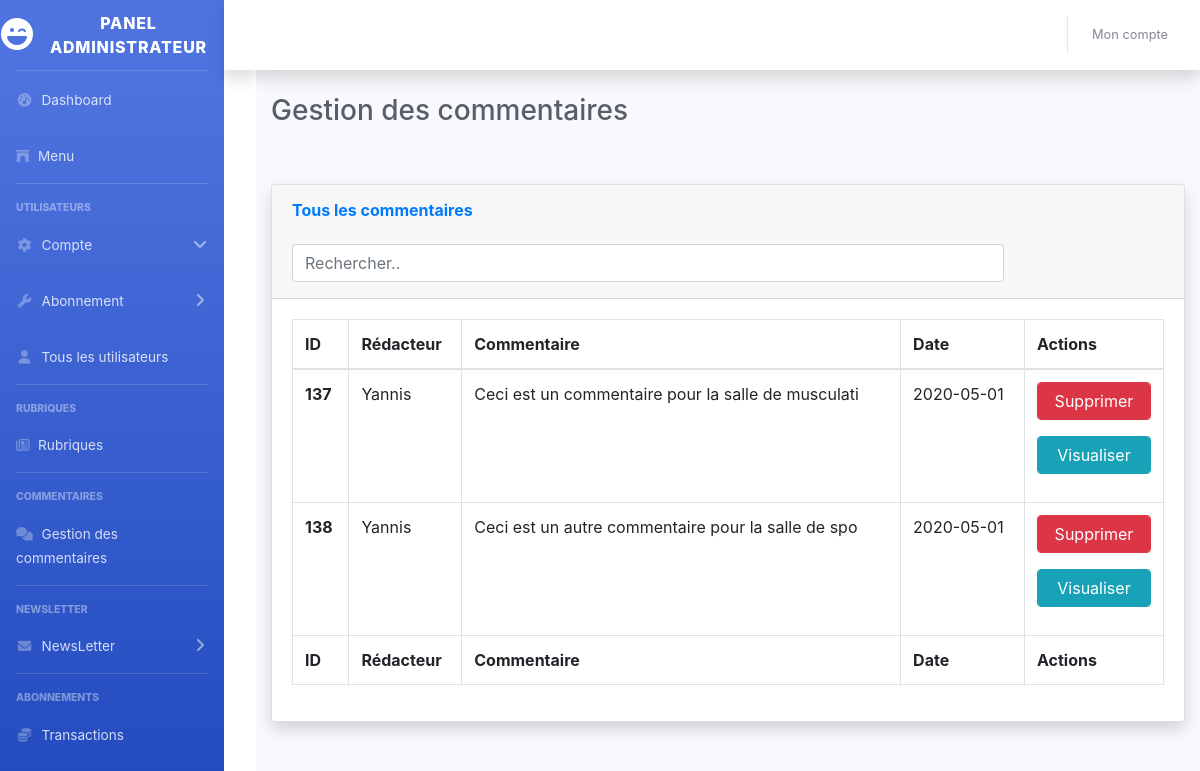
/BO/public/index.php?cas=BO_Comments&action=ViewComments (signed in), run on the app's committed database.
### tables this page shows
CREATE TABLE `commentaires` (
  `idCommentaire` int(11) NOT NULL,
  `redacteurCommentaire` varchar(40) NOT NULL,
  `contenuCommentaire` text NOT NULL,
  `dateCommentaire` date NOT NULL DEFAULT current_timestamp()
);

### BO/Views/View_BO_Comments.php (called while the page is built, shortened)
<?php
class View_BO_Comments implements Views_interface
{
    private function __construct(array $comments){
        $this->comments = $comments;
    }
    public function getPageContent(): string{
        return include '../public/templates/comments/comments.php';
    }
}

### BO/Views/View.php (called while the page is built, shortened)
<?php
class View{
    public $body;
    private static $_instance = null;
    public function getContent(): string{
        $str = include 'header_html.php';
        $str .= View_BO_Menu::getInstance()->getPageContent();
        $str .= isset($this->body) ? $this->body->getPageContent() : '';
        $str .= View_BO_Footer::getInstance()->getPageContent();
        $str .= include 'footer_html.php';
        return substr($str, (strlen($str)), -1);
    }
    public static function getInstance(): View {
        self::$_instance = is_null(self::$_instance) ? new View() : self::$_instance;
        return self::$_instance;
    }
}

### BO/Models/Database_Comments.php (called while the page is built, shortened)
<?php
class Database_Comments extends Database{
    private PDO $pdo;
    private static $_instance = null;
    private function __construct(){
        $this->pdo = parent::getInstance()->getPDO();
    }
    public function getComments(){
        $req = $this->pdo->prepare('SELECT * FROM commentaires ORDER BY dateCommentaire DESC');
        $req->execute();
        return $req->fetchAll(PDO::FETCH_ASSOC);
    }
    public static function getInstance(): Database_Comments {
        self::$_instance = is_null(self::$_instance) ? new Database_Comments() : self::$_instance;
        return self::$_instance;
    }
}

### BO/Models/Database.php (called while the page is built, shortened)
<?php
class Database
{
    private PDO $pdo;
    private string $dbhost = "";
    private string $dbname = "";
    private string $username = "";
    private string $password = "";
    private static $_instance = null;
    private function __construct(){
        try {
            $this->pdo = new PDO("mysql:host={$this->dbhost};dbname={$this->dbname};", $this->username, $this->password);
        }catch (\Exception $e){
            die('Erreur : Impossible de créer l\'objet PDO');
        }
    }
    public function getPDO(){
        return $this->pdo;
    }
    public static function getInstance(): Database {
        self::$_instance = is_null(self::$_instance) ? new Database() : self::$_instance;
        return self::$_instance;
    }
}

### BO/Models/Comments/Comments.php (called while the page is built, shortened)
<?php
class Comments{
    private static $_instance = null;
    public function getComments(): array {
        return Database_Comments::getInstance()->getComments();
    }
    public static function getInstance(): Comments {
        self::$_instance = is_null(self::$_instance) ? new Comments() : self::$_instance;
        return self::$_instance;
    }
}

### BO/Controlers/Controler_BO_Comments.php (called while the page is built, shortened)
<?php
$view->body = View_BO_Comments::getInstance(Comments::getInstance()->getComments());

### BO/public/templates/comments/comments.php (the view, shortened to what this page needs)
<div class="container-fluid">
    <h1 class="h3 mb-2 text-gray-800">Gestion des commentaires</h1>
    <br>
    <br>
    <div class="card shadow mb-4">
        <div class="card-header py-3">
            <h6 class="m-0 font-weight-bold text-primary">Tous les commentaires</h6>
            <br>
            <div class="form-check-inline col-sm-10">
                <input class="form-control col-smfa-rotate-180" id="search"
                       value="<?= isset($_REQUEST['search']) ? $_REQUEST['search'] : "";?>"
                       type="text" placeholder="Rechercher..">
            </div>
            <br>
        </div>
        <div class="card-body">
            <div class="table-responsive">
                <table class="table table-bordered" id="table" width="100%" cellspacing="0">
                    <thead>
                    <tr>
                        <th>ID</th>
                        <th>Rédacteur</th>
                        <th>Commentaire</th>
                        <th>Date</th>
                        <th>Actions
                    </tr>
                    </thead>
                    <tfoot>
                    <tr>
                        <th>ID</th>
                        <th>Rédacteur</th>
                        <th>Commentaire</th>
                        <th>Date</th>
                        <th>Actions
                    </tr>
                    </tfoot>
                    <tbody>
                    <?php
                    if(isset($this->comments)){
                    foreach($this->comments as $comment){
                    ?>
                    <tr class="search-item">
                        <th scope="row">
                            <?= $comment["idCommentaire"]; ?>
                        </th>
                        <td>
                            <?= $comment["redacteurCommentaire"]; ?>
                        </td>
                        <td>
                            <?= substr($comment["contenuCommentaire"], 0, 50) ?>
                        </td>
                        <td>
                            <?= $comment["dateCommentaire"]; ?>
                        </td>
                        <td>
                            <form method="GET" action="" class="form-group">
                                <button type="submit" name="deleteComment" class="form-control btn btn-danger">
                                    Supprimer
                                </button>
                            </form>
                            <form class="form-group">
                                <button type="button" class="form-control btn btn btn-info" data-toggle="popover"
                                        title="Commentaire de <?=$comment["redacteurCommentaire"];?>" data-content="<?=$comment["contenuCommentaire"];?>">Visualiser</button>
                            </form>
                        </td>
                    </tr>
                    <?php }} ?>
                    </tbody>
                </table>
            </div>
        </div>
    </div>
</div>
</div>

### data on the page
commentaires: idCommentaire "137", redacteurCommentaire "Yannis", contenuCommentaire "Ceci est un commentaire pour la salle de musculati", dateCommentaire "2020-05-01"
commentaires: idCommentaire "138", redacteurCommentaire "Yannis", contenuCommentaire "Ceci est un autre commentaire pour la salle de spo", dateCommentaire "2020-05-01"
